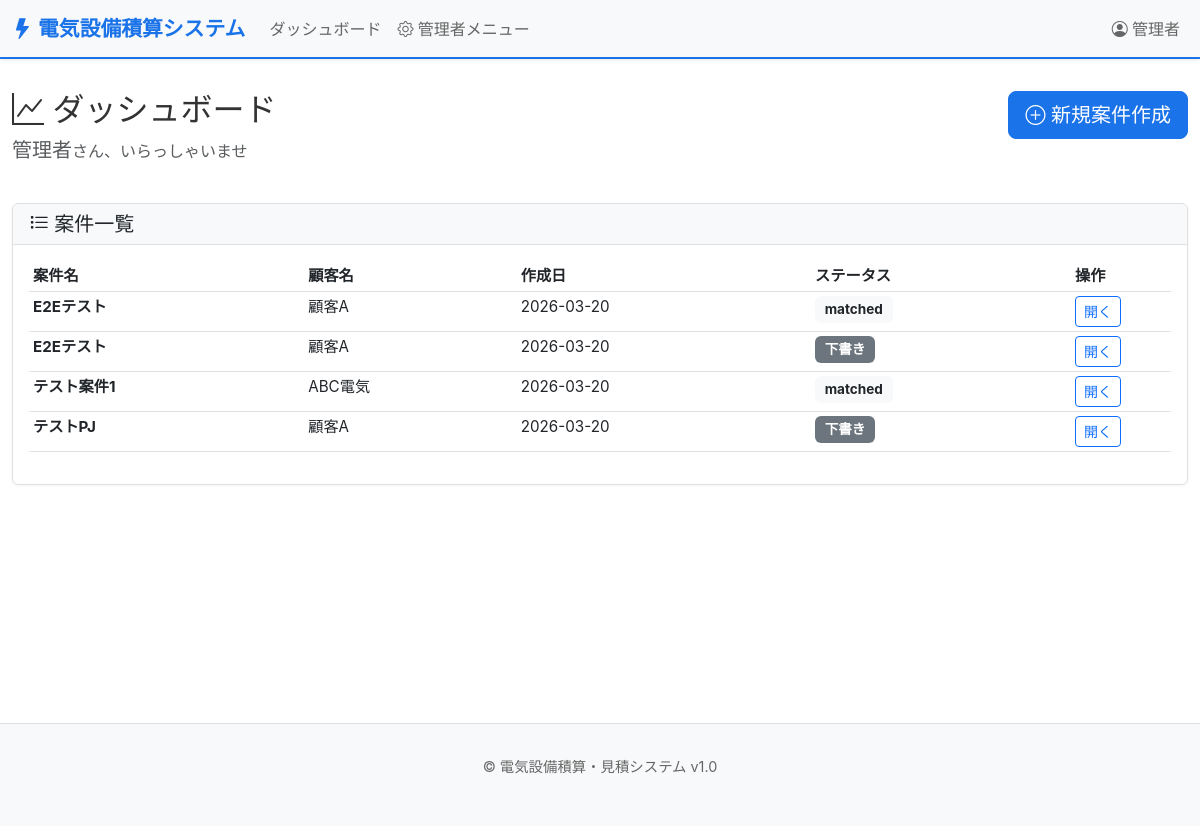
The app's page /dashboard (signed in) with its own data.
### tables this page shows
CREATE TABLE users (
        id INTEGER PRIMARY KEY AUTOINCREMENT,
        email TEXT UNIQUE NOT NULL,
        password_hash TEXT NOT NULL,
        full_name TEXT NOT NULL,
        role TEXT NOT NULL DEFAULT 'pending',
        is_active INTEGER NOT NULL DEFAULT 1,
        created_at TEXT NOT NULL DEFAULT (datetime('now','localtime')),
        approved_at TEXT,
        approved_by INTEGER,
        FOREIGN KEY (approved_by) REFERENCES users(id)
    );

CREATE TABLE projects (
        id INTEGER PRIMARY KEY AUTOINCREMENT,
        name TEXT NOT NULL,
        description TEXT,
        client_name TEXT,
        created_by INTEGER NOT NULL,
        created_at TEXT NOT NULL DEFAULT (datetime('now','localtime')),
        updated_at TEXT NOT NULL DEFAULT (datetime('now','localtime')),
        status TEXT NOT NULL DEFAULT 'active',
        FOREIGN KEY (created_by) REFERENCES users(id)
    );

### app.py (the view)
@app.route('/dashboard')
@login_required
def dashboard():
    try:
        db = get_db()
        cursor = db.cursor()
        cursor.execute(
            '''SELECT id, name, description, client_name, status, created_at, updated_at
               FROM projects
               WHERE created_by = ?
               ORDER BY updated_at DESC''',
            (current_user.id,)
        )
        projects = cursor.fetchall()
        project_list = []
        for project in projects:
            project_list.append({
                'id': project[0],
                'name': project[1],
                'description': project[2],
                'client_name': project[3],
                'status': project[4],
                'created_at': project[5],
                'updated_at': project[6]
            })
        add_audit_log(
            current_user.id,
            'VIEW_DASHBOARD',
            'dashboard',
            None,
            'INFO',
            'ダッシュボード表示',
            get_user_ip()
        )
        return render_template('dashboard.html', projects=project_list)
    except Exception as e:
        add_error_log(
            current_user.id,
            'DASHBOARD_ERROR',
            str(e),
            str(e),
            request.url
        )
        return render_template('error.html', error='ダッシュボード読み込みエラーが発生しました'), 500

### app.py (called while the page is built)
@login_manager.user_loader
def load_user(user_id):
    db = get_db()
    cursor = db.cursor()
    cursor.execute(
        'SELECT id, email, full_name, role, is_active FROM users WHERE id = ?',
        (user_id,)
    )
    user_data = cursor.fetchone()
    if user_data:
        return User(user_data[0], user_data[1], user_data[2], user_data[3], user_data[4])
    return None

def get_user_ip():
    return request.headers.get('X-Forwarded-For', request.remote_addr).split(',')[0].strip()

    @property
    def is_active(self):
        return self._active

### models.py (called while the page is built)
def get_db():
    os.makedirs(os.path.dirname(DB_PATH), exist_ok=True)
    conn = sqlite3.connect(DB_PATH)
    conn.row_factory = sqlite3.Row
    conn.execute("PRAGMA journal_mode=WAL")
    conn.execute("PRAGMA foreign_keys=ON")
    return conn

def add_audit_log(user_id, action, entity_type="", entity_id="", level="INFO", details="", ip=""):
    try:
        conn = get_db()
        conn.execute("""INSERT INTO audit_log
            (user_id, action, entity_type, entity_id, level, details, ip_address)
            VALUES (?,?,?,?,?,?,?)""",
            (user_id, action, entity_type, entity_id, level, details, ip))
        conn.commit()
        conn.close()
    except Exception:
        pass

### templates/dashboard.html (shortened to what this page needs)
{% extends "base.html" %}
{% block content %}
<div class="row mb-4">
    <div class="col-md-8">
        <h1 class="h2">
            <i class="bi bi-graph-up"></i> ダッシュボード
        </h1>
        <p class="text-muted">
            <span class="h5">{{ current_user.full_name }}</span>さん、いらっしゃいませ
        </p>
    </div>
    <div class="col-md-4 text-end">
        <a href="/projects/new" class="btn btn-primary btn-lg">
            <i class="bi bi-plus-circle"></i> 新規案件作成
        </a>
    </div>
</div>
<div class="card">
    <div class="card-header">
        <h5 class="mb-0">
            <i class="bi bi-list-task"></i> 案件一覧
        </h5>
    </div>
    <div class="card-body">
        {% if projects %}
            <div class="table-responsive">
                <table class="table table-hover table-sm">
                    <thead>
                        <tr>
                            <th>案件名</th>
                            <th>顧客名</th>
                            <th>作成日</th>
                            <th>ステータス</th>
                            <th style="width: 100px;">操作</th>
                        </tr>
                    </thead>
                    <tbody>
                        {% for project in projects %}
                        <tr>
                            <td><strong>{{ project.name }}</strong></td>
                            <td>{{ project.client_name or '-' }}</td>
                            <td>{{ project.created_at[:10] }}</td>
                            <td>
                                {% if project.status == 'draft' %}
                                    <span class="badge bg-secondary">下書き</span>
                                {% elif project.status == 'in_progress' %}
                                    <span class="badge bg-primary">進行中</span>
                                {% elif project.status == 'completed' %}
                                    <span class="badge bg-success">完了</span>
                                {% else %}
                                    <span class="badge bg-light text-dark">{{ project.status }}</span>
                                {% endif %}
                            </td>
                            <td>
                                <a href="/projects/{{ project.id }}" class="btn btn-sm btn-outline-primary">
                                     開く
                                </a>
                            </td>
                        </tr>
                        {% endfor %}
                    </tbody>
                </table>
            </div>
        {% endif %}
    </div>
</div>
{% endblock %}

### templates/base.html (shortened to what this page needs)
<!DOCTYPE html>
<html lang="ja">
<head>
    <link href="https://cdn.jsdelivr.net/npm/bootstrap@5.3.0/dist/css/bootstrap.min.css" rel="stylesheet">
    <link rel="stylesheet" href="https://cdn.jsdelivr.net/npm/bootstrap-icons@1.11.0/font/bootstrap-icons.css">
</head>
<body>
    <nav class="navbar navbar-expand-lg sticky-top">
        <div class="container-fluid">
            <a class="navbar-brand" href="/dashboard">
                <i class="bi bi-lightning-fill"></i> 電気設備積算システム
            </a>
            <div class="collapse navbar-collapse" id="navbarNav">
                <ul class="navbar-nav me-auto">
                    <li class="nav-item">
                        <a class="nav-link" href="/dashboard">ダッシュボード</a>
                    </li>
                    {% if current_user.role == 'admin' %}
                    <li class="nav-item dropdown">
                        <a class="nav-link dropdown-toggle" href="#" id="adminMenu" role="button" data-bs-toggle="dropdown">
                            <i class="bi bi-gear"></i> 管理者メニュー
                        </a>
                    </li>
                    {% endif %}
                </ul>
                <ul class="navbar-nav">
                    <li class="nav-item dropdown">
                        <a class="nav-link dropdown-toggle" href="#" id="userMenu" role="button" data-bs-toggle="dropdown">
                            <i class="bi bi-person-circle"></i> {{ current_user.full_name }}
                        </a>
                    </li>
                </ul>
            </div>
        </div>
    </nav>
    <div class="main-container">
        <div class="container-fluid">
            {% block content %}{% endblock %}
        </div>
    </div>
    <footer>
        <p>&copy; 電気設備積算・見積システム v1.0</p>
    </footer>
</body>
</html>

### templates/base.html (style rules this page uses)
:root { --primary-color: #1a73e8; --header-bg: #f8f9fa; }
body { background-color: #ffffff; color: #333; font-family: -apple-system, BlinkMacSystemFont, "Segoe UI", Roboto, "Helvetica Neue", Arial, sans-serif; }
.navbar { background-color: var(--header-bg); border-bottom: 2px solid var(--primary-color); box-shadow: 0 1px 3px rgba(0,0,0,0.1); }
.navbar-brand { font-weight: 600; font-size: 1.3rem; color: var(--primary-color) !important; }
.nav-link { color: #666 !important; font-weight: 500; }
.navbar .dropdown-toggle::after { display: none; }
.btn-primary { background-color: var(--primary-color); border-color: var(--primary-color); }
.main-container { min-height: calc(100vh - 200px); padding: 2rem 0; }
footer { background-color: var(--header-bg); border-top: 1px solid #e0e0e0; padding: 2rem 0; margin-top: 4rem; text-align: center; color: #666; font-size: 0.9rem; }
.card { border: 1px solid #e0e0e0; box-shadow: 0 1px 3px rgba(0,0,0,0.05); border-radius: 6px; }
.card-header { background-color: var(--header-bg); border-bottom: 1px solid #e0e0e0; }
table { font-size: 0.95rem; }
th { background-color: var(--header-bg); font-weight: 600; border-bottom: 2px solid #e0e0e0; }
.badge { font-size: 0.85rem; padding: 0.4rem 0.6rem; }

### records on screen
users: full_name "管理者"
projects: name "E2Eテスト", client_name "顧客A", created_at "2026-03-20", status "matched"
projects: name "E2Eテスト", client_name "顧客A", created_at "2026-03-20", status "下書き"
projects: name "テスト案件1", client_name "ABC電気", created_at "2026-03-20", status "matched"
projects: name "テストPJ", client_name "顧客A", created_at "2026-03-20", status "下書き"
